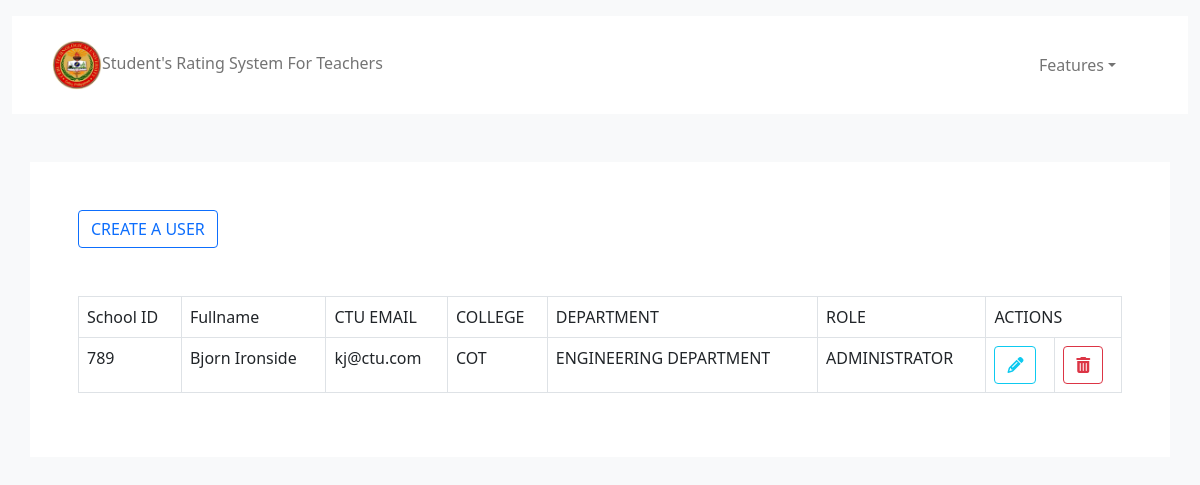
/views/manage-faculties.php?user=ADMINISTRATOR (signed in), run on the app's committed database.
### tables this page shows
CREATE TABLE `faculty_users` (
  `id` int(11) NOT NULL,
  `school_id` varchar(255) DEFAULT NULL,
  `fullname` varchar(255) NOT NULL,
  `ctu_email` varchar(255) DEFAULT NULL,
  `college` varchar(255) DEFAULT NULL,
  `department` varchar(255) DEFAULT NULL,
  `role` varchar(255) NOT NULL
);

### controller/functions.php (called while the page is built, shortened)
<?php
function get_user_group($role){
    $conn = connect_db();
    $role = strtoupper($role);
    $sql = "SELECT * FROM faculty_users WHERE role = '$role'";
    $result = $conn->query($sql);
    if ($result->num_rows > 0) {
        $rows = array();
        while ($row = $result->fetch_assoc()) {
            $rows[] = $row;
        }
        return $rows;
    }
}
?>

### views/manage-faculties.php (the view, shortened to what this page needs)
<?php
include '../controller/functions.php';
$users = $_GET['user'];
$data = get_user_group($users);
?>
<div class="container-fluid my-3">
    <?php include 'admin-navbar.php' ?>
</div>
<div class="container bg-white p-5 my-5">
    <button type="button" class="btn btn-outline-primary" data-bs-toggle="modal" data-bs-target="#modelId">
        CREATE A USER
    </button>
    <table class="table table-bordered mt-5">
        <thead>
            <td>School ID</td>
            <td>Fullname</td>
            <td>CTU EMAIL</td>
            <td>COLLEGE</td>
            <td>DEPARTMENT</td>
            <td>ROLE</td>
            <td colspan="3">ACTIONS</td>
        </thead>
        <tbody>
            <?php foreach($data as $row): ?>
            <tr>
                <td><?php echo $row['school_id'] ?></td>
                <td><?php echo $row['fullname'] ?></td>
                <td><?php echo $row['ctu_email'] ?></td>
                <td><?php echo $row['college'] ?></td>
                <td><?php echo $row['department'] ?></td>
                <td><?php echo $row['role'] ?></td>
                <td>
                    <a href="edit-faculties.php?id=<?php echo $row['id'] ?>" class="btn btn-outline-info"> <i class="fa fa-pencil" aria-hidden="true"></i> </a>
                </td>
                <td>
                    <a href="../controller/delete.php?user_id=<?php echo $row['id'] ?>" class="btn btn-outline-danger"> <i class="fa fa-trash" aria-hidden="true"></i> </a>
                </td>
            </tr>
            <?php endforeach; ?>
        </tbody>
    </table>
</div>

### data on the page
faculty_users: school "789", fullname "Bjorn Ironside", ctu_email "kj@ctu.com", college "COT", department "ENGINEERING DEPARTMENT", role "ADMINISTRATOR"
